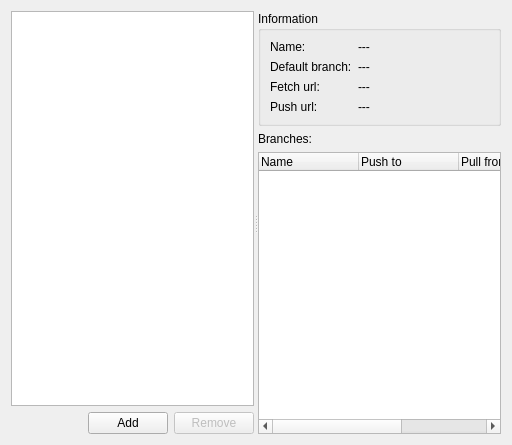
<?xml version="1.0" encoding="UTF-8"?>
<ui version="4.0">
 <class>RemotesWidget</class>
 <widget class="QWidget" name="RemotesWidget">
  <property name="geometry">
   <rect>
    <x>0</x>
    <y>0</y>
    <width>512</width>
    <height>445</height>
   </rect>
  </property>
  <property name="windowTitle">
   <string>Remotes</string>
  </property>
  <property name="windowIcon">
   <iconset theme="git-remote">
    <normaloff>.</normaloff>.</iconset>
  </property>
  <layout class="QVBoxLayout" name="verticalLayout_3">
   <item>
    <widget class="QSplitter" name="splitter">
     <property name="orientation">
      <enum>Qt::Horizontal</enum>
     </property>
     <widget class="QWidget" name="layoutWidget">
      <layout class="QVBoxLayout" name="verticalLayout_2">
       <item>
        <widget class="ListView" name="listView">
         <property name="contextMenuPolicy">
          <enum>Qt::CustomContextMenu</enum>
         </property>
        </widget>
       </item>
       <item>
        <layout class="QHBoxLayout" name="horizontalLayout">
         <item>
          <spacer name="horizontalSpacer">
           <property name="orientation">
            <enum>Qt::Horizontal</enum>
           </property>
           <property name="sizeHint" stdset="0">
            <size>
             <width>40</width>
             <height>20</height>
            </size>
           </property>
          </spacer>
         </item>
         <item>
          <widget class="PushButton" name="pushButtonAdd">
           <property name="text">
            <string>Add</string>
           </property>
          </widget>
         </item>
         <item>
          <widget class="PushButton" name="pushButtonRemove">
           <property name="enabled">
            <bool>false</bool>
           </property>
           <property name="text">
            <string>Remove</string>
           </property>
          </widget>
         </item>
        </layout>
       </item>
      </layout>
     </widget>
     <widget class="QWidget" name="layoutWidget1">
      <layout class="QVBoxLayout" name="verticalLayout">
       <item>
        <widget class="QGroupBox" name="groupBox">
         <property name="title">
          <string>Information</string>
         </property>
         <layout class="QFormLayout" name="formLayout">
          <item row="1" column="0">
           <widget class="QLabel" name="label">
            <property name="text">
             <string>Default branch:</string>
            </property>
           </widget>
          </item>
          <item row="1" column="1">
           <widget class="QLabel" name="labelDefaultBranch">
            <property name="text">
             <string>---</string>
            </property>
            <property name="wordWrap">
             <bool>true</bool>
            </property>
           </widget>
          </item>
          <item row="2" column="0">
           <widget class="QLabel" name="label_2">
            <property name="text">
             <string>Fetch url:</string>
            </property>
           </widget>
          </item>
          <item row="2" column="1">
           <widget class="QLabel" name="labelFetchUrl">
            <property name="text">
             <string>---</string>
            </property>
            <property name="wordWrap">
             <bool>true</bool>
            </property>
           </widget>
          </item>
          <item row="3" column="0">
           <widget class="QLabel" name="label_3">
            <property name="text">
             <string>Push url:</string>
            </property>
           </widget>
          </item>
          <item row="3" column="1">
           <widget class="QLabel" name="labelPushUrl">
            <property name="text">
             <string>---</string>
            </property>
            <property name="wordWrap">
             <bool>true</bool>
            </property>
           </widget>
          </item>
          <item row="0" column="0">
           <widget class="QLabel" name="label_7">
            <property name="text">
             <string>Name:</string>
            </property>
           </widget>
          </item>
          <item row="0" column="1">
           <widget class="QLabel" name="labelRemoteName">
            <property name="text">
             <string>---</string>
            </property>
            <property name="wordWrap">
             <bool>true</bool>
            </property>
           </widget>
          </item>
         </layout>
        </widget>
       </item>
       <item>
        <widget class="QLabel" name="label_4">
         <property name="text">
          <string>Branches:</string>
         </property>
        </widget>
       </item>
       <item>
        <widget class="QTreeWidget" name="treeWidget">
         <column>
          <property name="text">
           <string>Name</string>
          </property>
         </column>
         <column>
          <property name="text">
           <string>Push to</string>
          </property>
         </column>
         <column>
          <property name="text">
           <string>Pull from</string>
          </property>
         </column>
         <column>
          <property name="text">
           <string>Status</string>
          </property>
         </column>
        </widget>
       </item>
      </layout>
     </widget>
    </widget>
   </item>
  </layout>
 </widget>
 <customwidgets>
  <customwidget>
   <class>PushButton</class>
   <extends>QPushButton</extends>
   <header>core/pushbutton.h</header>
  </customwidget>
  <customwidget>
   <class>ListView</class>
   <extends>QListView</extends>
   <header>core/listview.h</header>
  </customwidget>
 </customwidgets>
 <resources/>
 <connections/>
</ui>
